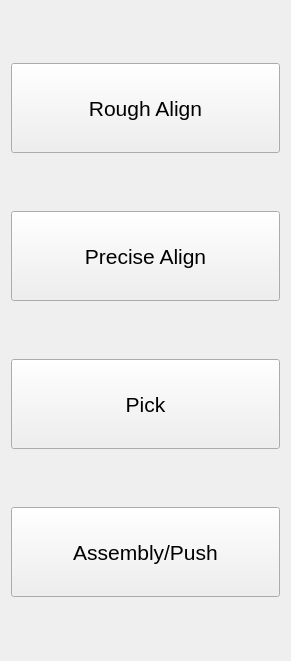
        <widget class="QWidget" name="widget_4" native="true">
         <property name="geometry">
          <rect>
           <x>720</x>
           <y>10</y>
           <width>291</width>
           <height>661</height>
          </rect>
         </property>
         <layout class="QVBoxLayout" name="verticalLayout_20">
          <item>
           <widget class="QPushButton" name="RoughAlignButton">
            <property name="sizePolicy">
             <sizepolicy hsizetype="Minimum" vsizetype="Preferred">
              <horstretch>0</horstretch>
              <verstretch>0</verstretch>
             </sizepolicy>
            </property>
            <property name="maximumSize">
             <size>
              <width>16777215</width>
              <height>90</height>
             </size>
            </property>
            <property name="font">
             <font>
              <pointsize>16</pointsize>
             </font>
            </property>
            <property name="styleSheet">
             <string notr="true"/>
            </property>
            <property name="text">
             <string>Rough Align</string>
            </property>
            <property name="checkable">
             <bool>true</bool>
            </property>
            <attribute name="buttonGroup">
             <string notr="true">ManualButtons</string>
            </attribute>
           </widget>
          </item>
          <item>
           <widget class="QPushButton" name="PreciseAlignButton">
            <property name="sizePolicy">
             <sizepolicy hsizetype="Minimum" vsizetype="Preferred">
              <horstretch>0</horstretch>
              <verstretch>0</verstretch>
             </sizepolicy>
            </property>
            <property name="maximumSize">
             <size>
              <width>16777215</width>
              <height>90</height>
             </size>
            </property>
            <property name="font">
             <font>
              <pointsize>16</pointsize>
             </font>
            </property>
            <property name="styleSheet">
             <string notr="true"/>
            </property>
            <property name="text">
             <string>Precise Align</string>
            </property>
            <property name="checkable">
             <bool>true</bool>
            </property>
            <attribute name="buttonGroup">
             <string notr="true">ManualButtons</string>
            </attribute>
           </widget>
          </item>
          <item>
           <widget class="QPushButton" name="PickButton">
            <property name="sizePolicy">
             <sizepolicy hsizetype="Minimum" vsizetype="Preferred">
              <horstretch>0</horstretch>
              <verstretch>0</verstretch>
             </sizepolicy>
            </property>
            <property name="maximumSize">
             <size>
              <width>16777215</width>
              <height>90</height>
             </size>
            </property>
            <property name="font">
             <font>
              <pointsize>16</pointsize>
             </font>
            </property>
            <property name="styleSheet">
             <string notr="true"/>
            </property>
            <property name="text">
             <string>Pick</string>
            </property>
            <property name="checkable">
             <bool>true</bool>
            </property>
            <attribute name="buttonGroup">
             <string notr="true">ManualButtons</string>
            </attribute>
           </widget>
          </item>
          <item>
           <widget class="QPushButton" name="AssemblyButton">
            <property name="sizePolicy">
             <sizepolicy hsizetype="Minimum" vsizetype="Preferred">
              <horstretch>0</horstretch>
              <verstretch>0</verstretch>
             </sizepolicy>
            </property>
            <property name="maximumSize">
             <size>
              <width>16777215</width>
              <height>90</height>
             </size>
            </property>
            <property name="font">
             <font>
              <pointsize>16</pointsize>
             </font>
            </property>
            <property name="styleSheet">
             <string notr="true"/>
            </property>
            <property name="text">
             <string>Assembly/Push</string>
            </property>
            <property name="checkable">
             <bool>true</bool>
            </property>
            <attribute name="buttonGroup">
             <string notr="true">ManualButtons</string>
            </attribute>
           </widget>
          </item>
         </layout>
        </widget>
